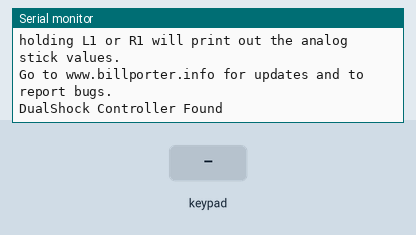
Simulated run of this sketch. Board: Arduino Uno, built with avr-gcc and run on an emulated ATmega328P. Parts: the last lines printed to the serial monitor. The inputs (shaded band) are chosen by the test bench.

Above: at 1.4 s.
1.5 s: key 'U' pressed
At 2.6 s:
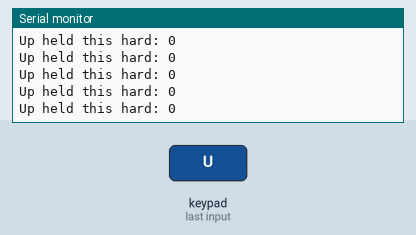
3.0 s: key 'D' pressed
At 4.2 s:
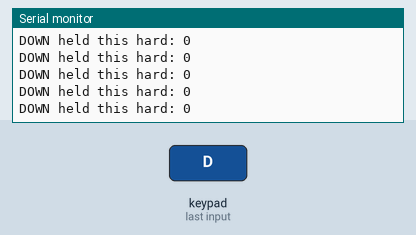
4.5 s: key 'L' pressed
At 5.7 s:
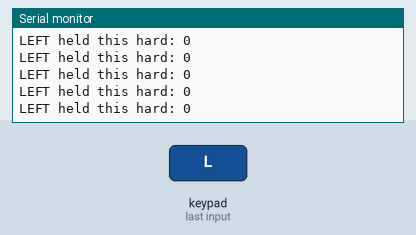
6.0 s: key 'R' pressed
At 6.8 s:
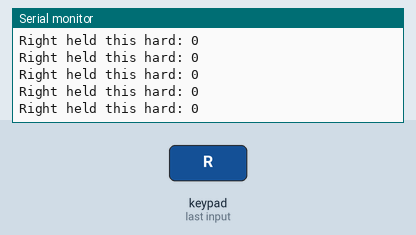
7.5 s: key 'X' pressed
At 8.9 s:
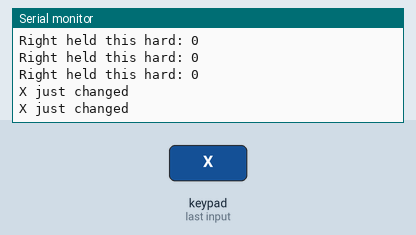
9.4 s: key 'O' pressed
At 10.4 s:
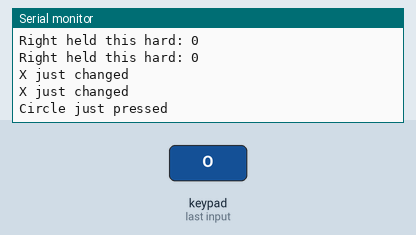

The sketch:

PS2_Controler02.ino
```cpp
#include <PS2X_lib.h>  // 目前是1.6版

PS2X ps2x; // 建立PS2控制器的類別實體

/*
此程式庫不支援熱插拔，亦即，你必須在連接控制器後重新啟動Arduino，
或者在連接控制器之後再次呼叫config_gamepad()函數。
*/
int error = 0;
byte type = 0;
byte vibrate = 0;

void setup(){
 Serial.begin(9600);

 // ********注意！******** 1.6版的新語法：
 // 控制器接腳設置並驗證是否有錯誤:  GamePad(時脈腳位, 命令腳位, 選取腳位, 資料腳位, 是否支援類比按鍵, 是否支援震動)
 error = ps2x.config_gamepad(11,9,10,8, true, true);

 if(error == 0) { // 如果控制器連接沒有問題，就顯示底下的訊息。
   Serial.println("Found Controller, configured successful");
   Serial.println("Try out all the buttons, X will vibrate the controller, faster as you press harder;");
   Serial.println("holding L1 or R1 will print out the analog stick values.");
   Serial.println("Go to www.billporter.info for updates and to report bugs.");
 }

  else if(error == 1) // 找不到控制器，顯示底下的錯誤訊息。
   Serial.println("No controller found, check wiring, see readme.txt to enable debug. visit www.billporter.info for troubleshooting tips");

  else if(error == 2)  // 發現控制器，但不接受命令，請參閱程式作者網站的除錯說明。
   Serial.println("Controller found but not accepting commands. see readme.txt to enable debug. Visit www.billporter.info for troubleshooting tips");

  else if(error == 3) // 控制器拒絕進入類比感測壓力模式，或許是此控制器不支援的緣故。
   Serial.println("Controller refusing to enter Pressures mode, may not support it. ");

   type = ps2x.readType();  // 偵測控制器器的類型
     switch(type) {
       case 0:
        Serial.println("Unknown Controller type");   // 未知的控制器類型
       break;
       case 1:
        Serial.println("DualShock Controller Found");  // 發現DualShock控制器
       break;
       case 2:
         Serial.println("GuitarHero Controller Found");  // 發現吉他英雄控制器
       break;
     }
}

void loop(){
   /*
   你必須執行ps2x.read_gamepad()方法來獲取新的按鍵值，語法格式：
   ps2x.read_gamepad(小馬達開或關, 大馬達強度值從0~255)
   如果不啟用震動功能，請執行
   ps2x.read_gamepad();
   不需要任何參數。

   你應該至少一秒鐘執行一次這個方法。
   */
 if(error == 1) // 如果沒發現任何控制器，則跳出迴圈。
  return;

 if(type == 1) { // 這是標準的DualShock控制器
    ps2x.read_gamepad(false, vibrate);			// 讀取控制器並且命令大的震動馬達以"vibrate"變數值的速度旋轉

    if(ps2x.Button(PSB_START))					// 查看「開始」鍵是否被按住
      Serial.println("Start is being held");
    if(ps2x.Button(PSB_SELECT))				// 查看「選擇」鍵是否被按住
      Serial.println("Select is being held");

    if(ps2x.Button(PSB_PAD_UP)) {         // 若「上」按鍵被按著
      Serial.print("Up held this hard: ");
      Serial.println(ps2x.Analog(PSAB_PAD_UP), DEC);
    }
    if(ps2x.Button(PSB_PAD_RIGHT)){
      Serial.print("Right held this hard: ");
      Serial.println(ps2x.Analog(PSAB_PAD_RIGHT), DEC);
    }
    if(ps2x.Button(PSB_PAD_LEFT)){
      Serial.print("LEFT held this hard: ");
      Serial.println(ps2x.Analog(PSAB_PAD_LEFT), DEC);
    }
    if(ps2x.Button(PSB_PAD_DOWN)){
      Serial.print("DOWN held this hard: ");
      Serial.println(ps2x.Analog(PSAB_PAD_DOWN), DEC);
    }

    vibrate = ps2x.Analog(PSAB_BLUE);	// 依據你按著X按鍵的力道來調整馬達的震動強度

    if (ps2x.NewButtonState())        	// 若「按下」或「放開」任何按鈕
    {
      if(ps2x.Button(PSB_L3))
        Serial.println("L3 pressed");
        if(ps2x.Button(PSB_R3))
         Serial.println("R3 pressed");
        if(ps2x.Button(PSB_L2))
         Serial.println("L2 pressed");
        if(ps2x.Button(PSB_R2))
         Serial.println("R2 pressed");
        if(ps2x.Button(PSB_GREEN))    // 若被按下的是三角按鍵
         Serial.println("Triangle pressed");
    }

    if(ps2x.ButtonPressed(PSB_RED))             // 若「按下」圈圈按鍵
         Serial.println("Circle just pressed");

    if(ps2x.ButtonReleased(PSB_PINK))           // 若「放開」方塊按鍵
         Serial.println("Square just released");

    if(ps2x.NewButtonState(PSB_BLUE))            // 若「按下」或「放開」叉叉按鍵
         Serial.println("X just changed");

    if(ps2x.Button(PSB_L1) || ps2x.Button(PSB_R1)) //　若按著PSB_L1或PSB_R1按鍵
    {  // 顯示左右類比搖桿的值
        Serial.print("Stick Values:");
        Serial.print(ps2x.Analog(PSS_LY), DEC);
        Serial.print(",");
        Serial.print(ps2x.Analog(PSS_LX), DEC);
        Serial.print(",");
        Serial.print(ps2x.Analog(PSS_RY), DEC);
        Serial.print(",");
        Serial.println(ps2x.Analog(PSS_RX), DEC);
    }
 }
 delay(50);
}
```

Measured:
- after the input at 1.5 s, the serial monitor: prints a new line at once (image 1)
- after the input at 3.0 s, the serial monitor: prints a new line at once (image 2)
- after the input at 4.5 s, the serial monitor: prints a new line after 0.05 s (image 3)
- after the input at 6.0 s, the serial monitor: prints a new line at once (image 4)
- after the input at 7.5 s, the serial monitor: prints a new line at once (image 5)
- after the input at 9.4 s, the serial monitor: prints a new line at once (image 6)
